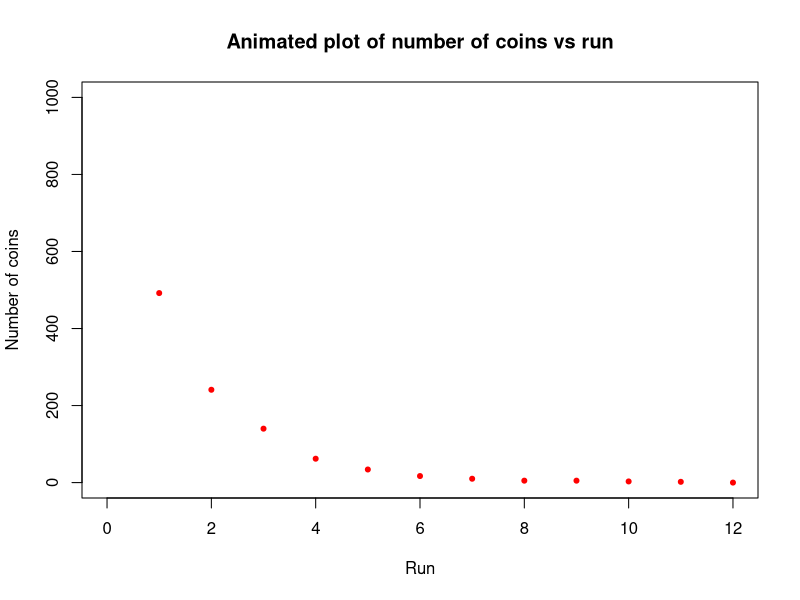

The R script that drew this image:
toss_results <- rbinom(1000, 1, 0.5)

coins_head <- which(toss_results == 1)

n <- c(length(coins_head))

while(length(coins_head) > 1){
  
  toss_results <- rbinom(length(coins_head), 1, 0.5)
  
  coins_head <- coins_head[which(toss_results == 1)]
  
  n <- append(n, length(coins_head))
  
}

coins_head

n; length(n)

plot(NA, NA,
     xlim = c(0, length(n)), ylim = c(0, 1000),
     xlab = "Run", ylab = "Number of coins",
     main = "Animated plot of number of coins vs run")

for (i in 1:length(n)) {
  points(x = i, y = n[i], col = "red", pch = 20)
  Sys.sleep(1)
}
